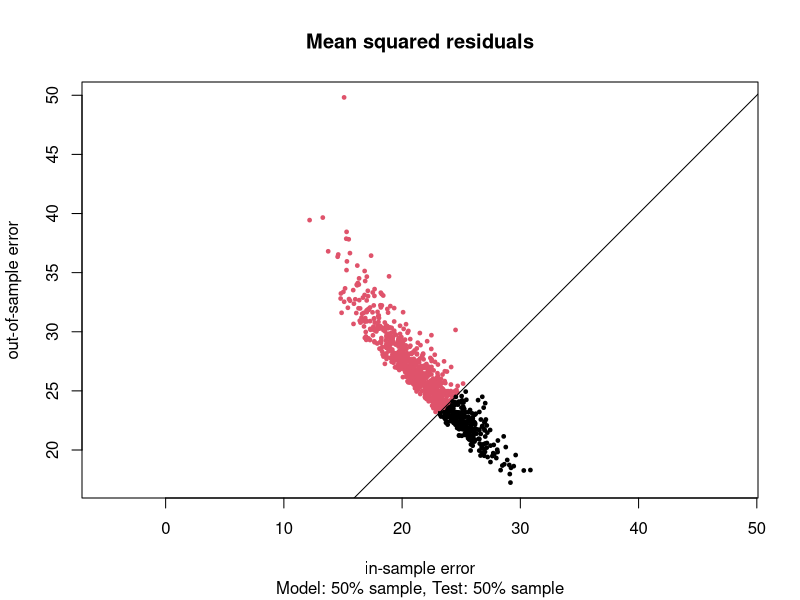

This chart was generated by the following R code:
library("MASS")
bhd  <- Boston[,-9]
B    <- 1000
msr.model <- msr.test <- rep(NA, B)
for (i in 1:B) {
  test <- runif(nrow(bhd))<0.5
  bhd.model <- subset(bhd, !test)
  bhd.test  <- subset(bhd, test)
  lmfull    <- lm(medv~., data=bhd.model)
  lmaic     <- stepAIC(lmfull, trace=F)
  msr.model[i] <- mean(lmaic$residuals^2)
  medvtest    <- predict(lmaic, newdata = bhd.test)
  msr.test[i]  <- mean((bhd.test$medv-medvtest)^2)
}
pdf("model_inout.pdf")
plot(msr.model, msr.test, main="Mean squared residuals", pch=19, cex=0.5,
		 col = 1+(msr.model<msr.test), sub="Model: 50% sample, Test: 50% sample",
		 xlab="in-sample error",
		 ylab="out-of-sample error", asp=TRUE)
abline(coef = c(0,1))
dev.off()
if (interactive()) browseURL(paste0(getwd(),"/model_inout.pdf"))
